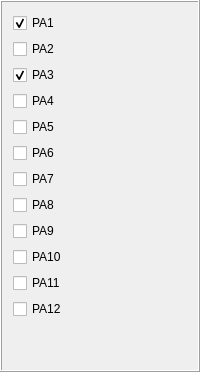
             <widget class="QFrame" name="frame_3">
              <property name="frameShape">
               <enum>QFrame::Box</enum>
              </property>
              <property name="frameShadow">
               <enum>QFrame::Raised</enum>
              </property>
              <layout class="QVBoxLayout" name="verticalLayout">
               <item>
                <widget class="QCheckBox" name="checkBox_3">
                 <property name="text">
                  <string>PA1</string>
                 </property>
                 <property name="checked">
                  <bool>true</bool>
                 </property>
                </widget>
               </item>
               <item>
                <widget class="QCheckBox" name="checkBox_2">
                 <property name="text">
                  <string>PA2</string>
                 </property>
                 <property name="checked">
                  <bool>false</bool>
                 </property>
                </widget>
               </item>
               <item>
                <widget class="QCheckBox" name="checkBox">
                 <property name="text">
                  <string>PA3</string>
                 </property>
                 <property name="checked">
                  <bool>true</bool>
                 </property>
                </widget>
               </item>
               <item>
                <widget class="QCheckBox" name="checkBox_7">
                 <property name="text">
                  <string>PA4</string>
                 </property>
                 <property name="checked">
                  <bool>false</bool>
                 </property>
                </widget>
               </item>
               <item>
                <widget class="QCheckBox" name="checkBox_9">
                 <property name="text">
                  <string>PA5</string>
                 </property>
                 <property name="checked">
                  <bool>false</bool>
                 </property>
                </widget>
               </item>
               <item>
                <widget class="QCheckBox" name="checkBox_8">
                 <property name="text">
                  <string>PA6</string>
                 </property>
                 <property name="checked">
                  <bool>false</bool>
                 </property>
                </widget>
               </item>
               <item>
                <widget class="QCheckBox" name="checkBox_11">
                 <property name="text">
                  <string>PA7</string>
                 </property>
                 <property name="checked">
                  <bool>false</bool>
                 </property>
                </widget>
               </item>
               <item>
                <widget class="QCheckBox" name="checkBox_10">
                 <property name="text">
                  <string>PA8</string>
                 </property>
                 <property name="checked">
                  <bool>false</bool>
                 </property>
                </widget>
               </item>
               <item>
                <widget class="QCheckBox" name="checkBox_12">
                 <property name="text">
                  <string>PA9</string>
                 </property>
                 <property name="checked">
                  <bool>false</bool>
                 </property>
                </widget>
               </item>
               <item>
                <widget class="QCheckBox" name="checkBox_13">
                 <property name="text">
                  <string>PA10</string>
                 </property>
                 <property name="checked">
                  <bool>false</bool>
                 </property>
                </widget>
               </item>
               <item>
                <widget class="QCheckBox" name="checkBox_14">
                 <property name="text">
                  <string>PA11</string>
                 </property>
                 <property name="checked">
                  <bool>false</bool>
                 </property>
                </widget>
               </item>
               <item>
                <widget class="QCheckBox" name="checkBox_15">
                 <property name="text">
                  <string>PA12</string>
                 </property>
                 <property name="checked">
                  <bool>false</bool>
                 </property>
                </widget>
               </item>
               <item>
                <spacer name="verticalSpacer_4">
                 <property name="orientation">
                  <enum>Qt::Vertical</enum>
                 </property>
                 <property name="sizeHint" stdset="0">
                  <size>
                   <width>20</width>
                   <height>40</height>
                  </size>
                 </property>
                </spacer>
               </item>
              </layout>
             </widget>
